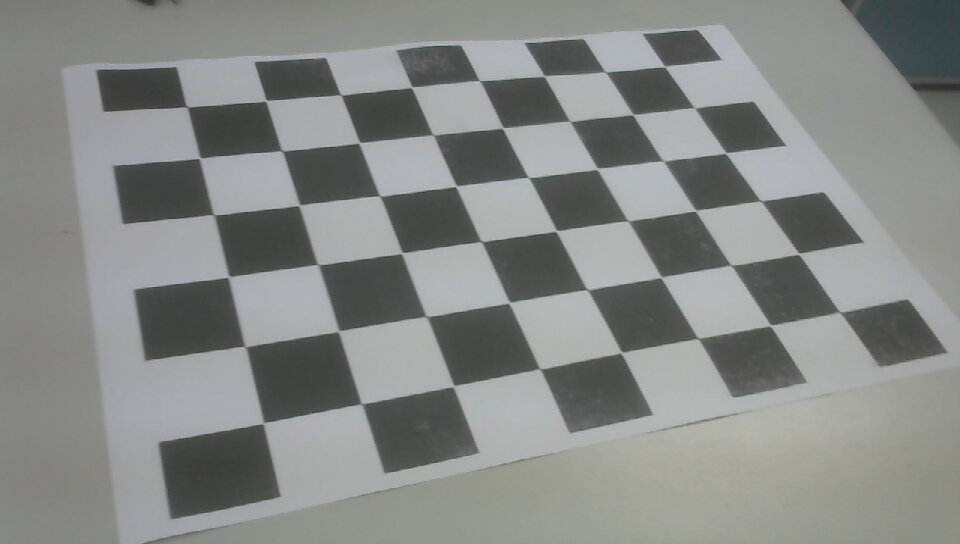
#> input picture calibration/logitech/calib_images/1.jpg, 960 x 544 px; its folder holds only this picture in this run
$ python calib.py
#> lines starting #> are read from the running program, lines starting #| are printed output that depends on the picture; after the words box and inside, x2 and y2 are one past the last pixel; in counts of white or black regions, pixels touching at a corner belong together; long printed decimals are rounded
import numpy as np
import cv2
import glob
import matplotlib.pyplot as plt

# Defining the dimensions of checkerboard
CHECKERBOARD_SIZE = (6,8)
REAL_SIZE = 6
criteria = (cv2.TERM_CRITERIA_EPS + cv2.TERM_CRITERIA_MAX_ITER, 30, 0.001)

# Creating vector to store 3D points
objpoints = []
# Creating vector to store 2D points
imgpoints = []

# Defining world coords for 3D points
objp = np.zeros((1, CHECKERBOARD_SIZE[0] * CHECKERBOARD_SIZE[1], 3), np.float32)
objp[0,:,:2] = np.mgrid[0:CHECKERBOARD_SIZE[0],0:CHECKERBOARD_SIZE[1]].T.reshape(-1, 2) * REAL_SIZE
prev_img_shape = None

# Extracting path of individual image stored in a given directory
images = glob.glob('/home/trungle/catkin_ws/src/calibration/logitech/calib_images/*.jpg')
for fname in images:
    img = cv2.imread(fname)
#> img is the input picture: shape (544, 960, 3); mean B, G, R 134.3, 136.3, 134.5
    gray = cv2.cvtColor(img, cv2.COLOR_BGR2GRAY)

    # Find the chess board corners
    # If desired number of corners are found in the image
    ret, corners = cv2.findChessboardCorners(gray, CHECKERBOARD_SIZE, cv2.CALIB_CB_ADAPTIVE_THRESH + cv2.CALIB_CB_FAST_CHECK + cv2.CALIB_CB_NORMALIZE_IMAGE)
#> ret = True; corners = 48 rows, first 8: [665.1, 67.01], [694.4, 108.3], [725.7, 153.1], [760, 200.7], [798.3, 253.7], [839.3, 311.9], [605.1, 71.97], [632.8, 114.8]

    """
    If desired number of corner are detected, we refine the pixel coordinates and
    display them on the images of checker board
    """
    if ret == True:
        objpoints.append(objp)
        # refining pixel coordinates for given 2d points
        corners2 = cv2.cornerSubPix(gray, corners, (11,11), (-1,-1), criteria)
#> corners2 = 48 rows, first 8: [664.7, 66.51], [694.3, 107.9], [725.7, 153], [760.6, 200.9], [798.7, 253.7], [839.8, 312.1], [605.4, 72.08], [632.8, 114.6]
        imgpoints.append(corners2)

        # draw and display the corners
        img = cv2.drawChessboardCorners(img, CHECKERBOARD_SIZE, corners2, ret)
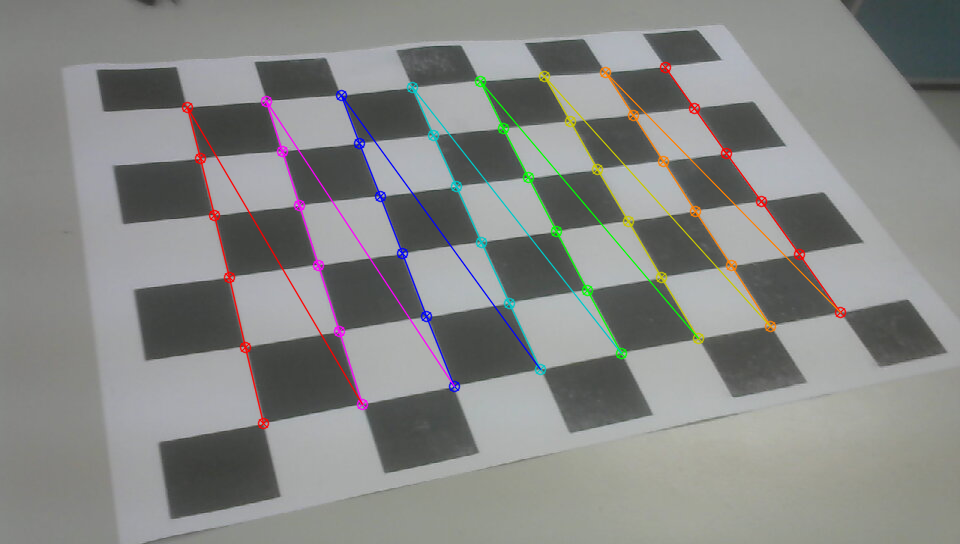
#> img: shape (544, 960, 3); 3.15% of pixels changed, all inside (x1, y1, x2, y2) = (181, 61, 847, 430)

    cv2.imshow('img', img)
    cv2.waitKey(0)

h,w = img.shape[:2]
#> h = 544; w = 960
"""
Performing camera calibration by
passing the value of known 3D points (objpoints)
and corresponding pixel coordinates of the
detected corners (imgpoints)
"""
ret, mtx, dist, rvecs, tvecs = cv2.calibrateCamera(objpoints, imgpoints, gray.shape[::-1], None, None)
#> ret = 0.618; mtx = [[833.2, 0, 447.8], [0, 747.8, 307.4], [0, 0, 1]]; dist = [[0.118, -0.822, -0.0043, 0.0035, 2.27]]; rvecs = ([-0.6, 0.237, 1.27],); tvecs = ([19.6, -24.24, 76.23],)

print("Camera matrix : \n")
print(mtx)
#| [[833.227   0.         447.797]
#|  [  0.         747.808 307.433]
#|  [  0.           0.           1.        ]]
print("dist : \n")
print(dist)
#| [[ 0.1182 -0.8218 -0.004303  0.003496  2.268]]
print("rvecs : \n")
print(rvecs)
#| (array([[-0.5998],
#|        [ 0.2366],
#|        [ 1.267]]),)
print("tvecs : \n")
print(tvecs)
#| (array([[ 19.599],
#|        [-24.236],
#|        [ 76.230]]),)

# save calibration parameters
np.savez('/home/trungle/catkin_ws/src/calibration/calib_savez', cameraMatrix=mtx, distCoef=dist, rVectors=rvecs, tVectors=tvecs)

$ run again, on calibration/logitech/calib_images/5.jpg
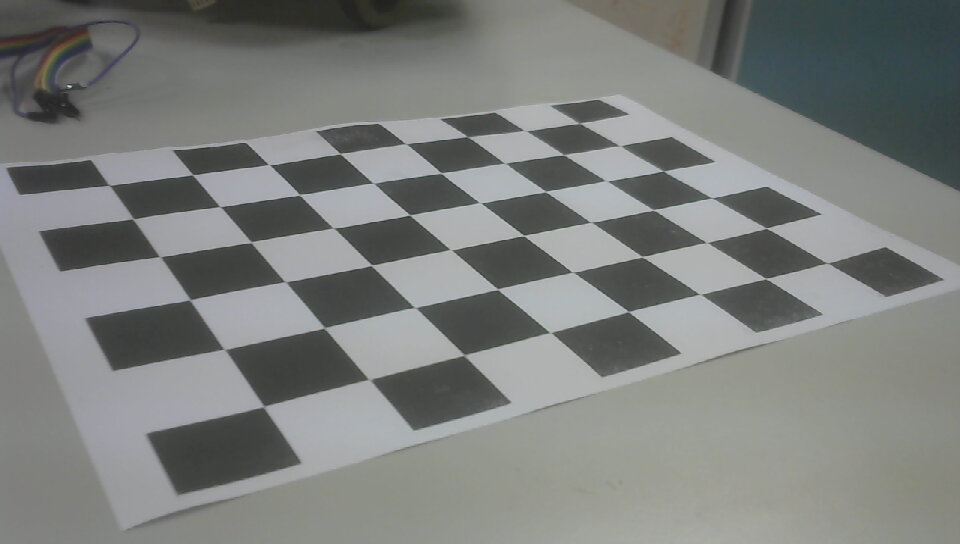
#> input picture calibration/logitech/calib_images/5.jpg, 960 x 544 px
#> img is the input picture: shape (544, 960, 3); mean B, G, R 125.1, 127.4, 124.9
#> `ret, corners = cv2.findChessboardCorners(gray, CHECKERBOARD_SIZE, cv2...`: ret = True; corners = 48 rows, first 8: [578.6, 123.3], [619.2, 145.8], [662.8, 170.8], [712.1, 198.1], [766.4, 228.3], [827.2, 263], [526.6, 131.2], [562.9, 155.2]
#> corners2 = 48 rows, first 8: [579.8, 123.3], [619.9, 145.8], [663.2, 170.9], [712.2, 198], [766.6, 228.4], [827.4, 263.1], [524.9, 130.6], [564.1, 154.7]
#> `img = cv2.drawChessboardCorners(img, CHECKERBOARD_SIZE, corners2, ret)`:
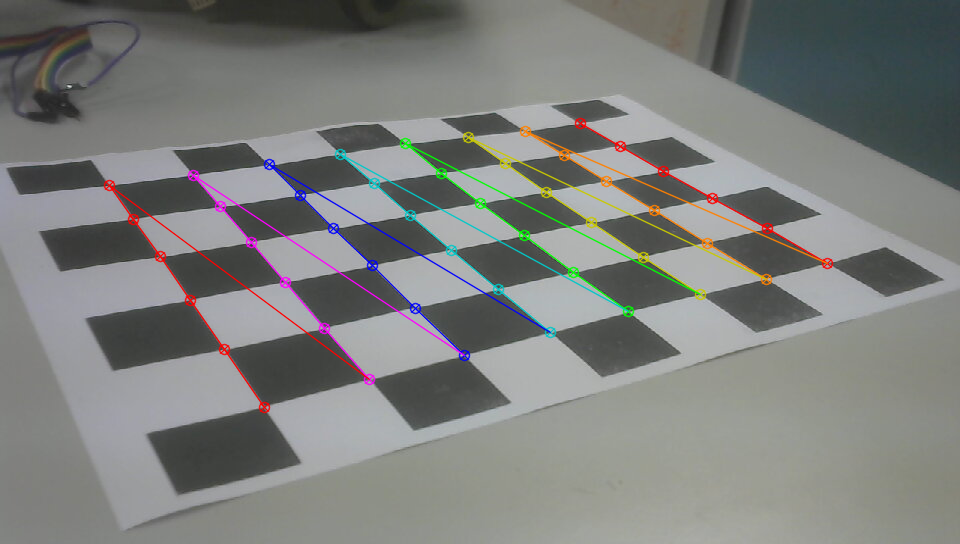
#> img: shape (544, 960, 3); 2.93% of pixels changed, all inside (x1, y1, x2, y2) = (103, 117, 834, 414)
#> `ret, mtx, dist, rvecs, tvecs = cv2.calibrateCamera(objpoints, imgpoint..`: ret = 0.74; mtx = [[994, 0, 512.1], [0, 849.7, 283.2], [0, 0, 1]]; dist = [[0.167, -1.43, -0.00352, 0.0176, 4.78]]; rvecs = ([-0.958, 0.392, 0.97],); tvecs = ([6.14, -17.2, 91.92],)
#| [[994.043   0.         512.118]
#|  [  0.         849.661 283.178]
#|  [  0.           0.           1.        ]]
#| [[ 1.66662471e-01 -1.43377276e+00 -3.51665770e-03  1.75553746e-02
#|    4.78318953e+00]]
#| (array([[-0.9582],
#|        [ 0.3918],
#|        [ 0.9702]]),)
#| (array([[  6.141],
#|        [-17.201],
#|        [ 91.922]]),)

$ run again, on calibration/logitech/calib_images/6.jpg
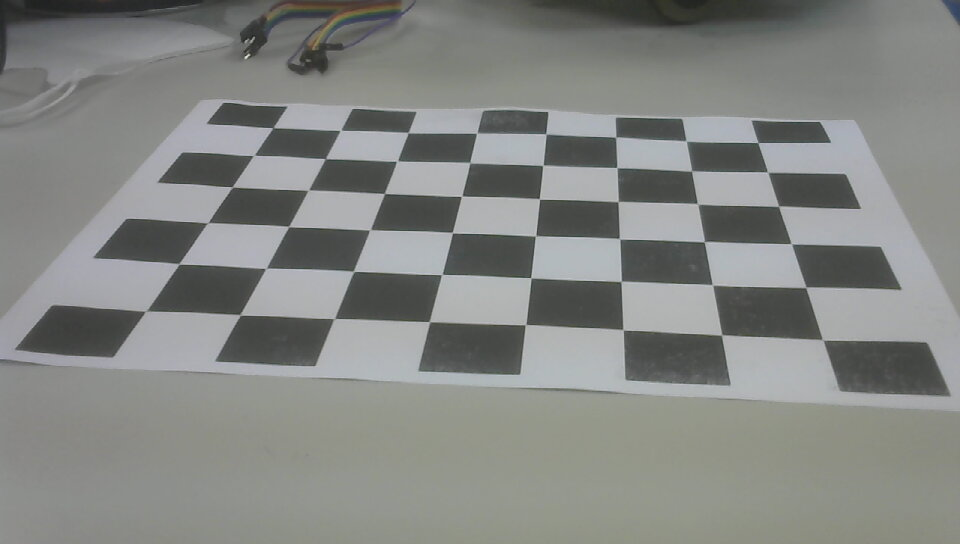
#> input picture calibration/logitech/calib_images/6.jpg, 960 x 544 px
#> img is the input picture: shape (544, 960, 3); mean B, G, R 130.9, 133.9, 131.9
#> `ret, corners = cv2.findChessboardCorners(gray, CHECKERBOARD_SIZE, cv2...`: ret = True; corners = 48 rows, first 8: [150, 309], [179, 263.9], [207.6, 223], [232.4, 186.9], [253.1, 155.8], [273, 127.6], [240, 315], [265.3, 268.8]
#> corners2 = 48 rows, first 8: [145.9, 311.2], [179, 263.9], [207.7, 222.7], [232.3, 186.9], [253.8, 155.4], [273, 127.7], [240.1, 314.9], [266, 268.3]
#> `img = cv2.drawChessboardCorners(img, CHECKERBOARD_SIZE, corners2, ret)`:
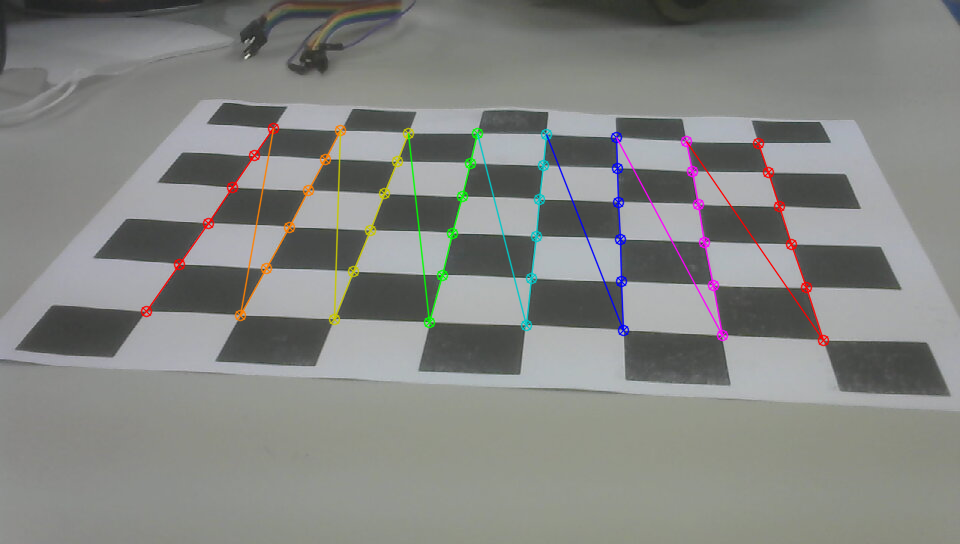
#> img: shape (544, 960, 3); 2.44% of pixels changed, all inside (x1, y1, x2, y2) = (140, 122, 830, 347)
#> `ret, mtx, dist, rvecs, tvecs = cv2.calibrateCamera(objpoints, imgpoint..`: ret = 1.27; mtx = [[24558.9, 0, 478.6], [0, 2183.6, 29.7], [0, 0, 1]]; dist = [[-148.6, 61766.2, 12.32, 1.58, 6436.7]]; rvecs = ([0.874, -0.907, -1.26],); tvecs = ([-10.43, 61.21, 1288.7],)
#| [[2.45588586e+04 0.00000000e+00 4.78565667e+02]
#|  [0.00000000e+00 2.18357951e+03 2.97014156e+01]
#|  [0.00000000e+00 0.00000000e+00 1.00000000e+00]]
#| [[-1.48561626e+02  6.17661922e+04  1.23249784e+01  1.58311726e+00
#|    6.43670451e+03]]
#| (array([[ 0.874],
#|        [-0.9069],
#|        [-1.259]]),)
#| (array([[ -10.426],
#|        [  61.208],
#|        [1288.736]]),)

$ run again, on calibration/logitech/calib_images/7.jpg
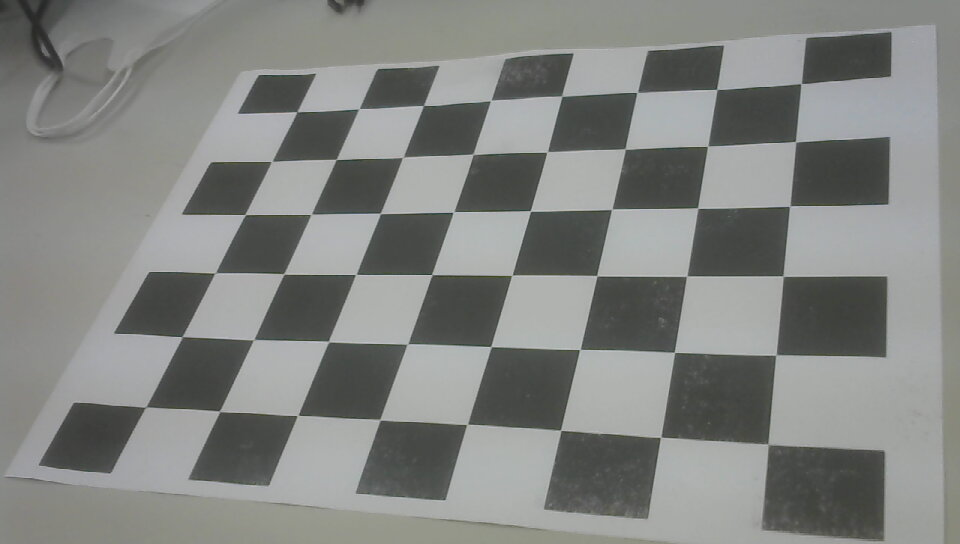
#> input picture calibration/logitech/calib_images/7.jpg, 960 x 544 px
#> img is the input picture: shape (544, 960, 3); mean B, G, R 129.4, 132.1, 130.2
#> `ret, corners = cv2.findChessboardCorners(gray, CHECKERBOARD_SIZE, cv2...`: ret = True; corners = 48 rows, first 8: [801, 83.64], [795.3, 141.6], [789.5, 206.5], [782.8, 276], [775.9, 355.1], [767.7, 443.7], [716.8, 89.44], [707.4, 146.5]
#> corners2 = 48 rows, first 8: [801.2, 83.6], [795.6, 141.7], [789.7, 206], [783.2, 276.1], [775.9, 355], [768.1, 444.2], [716.7, 89.46], [707.6, 146.3]
#> `img = cv2.drawChessboardCorners(img, CHECKERBOARD_SIZE, corners2, ret)`:
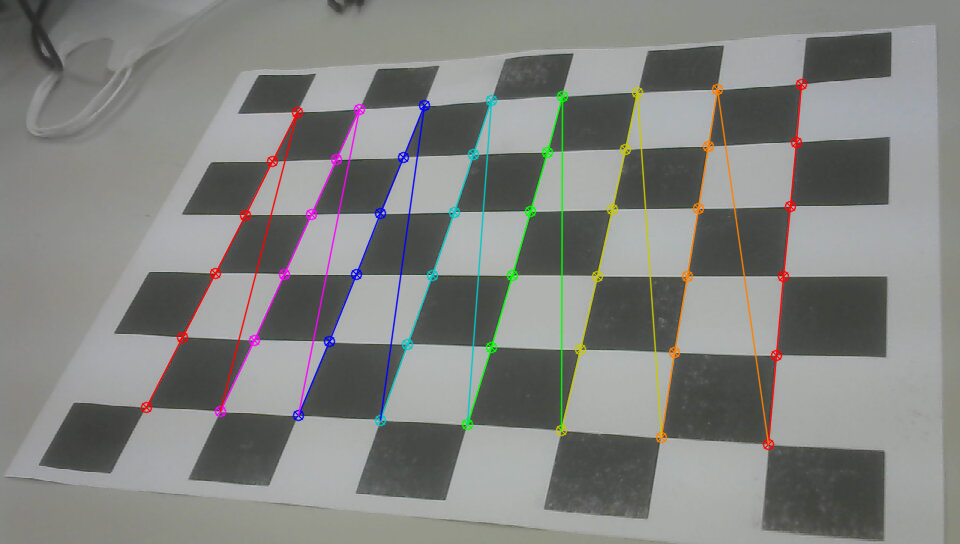
#> img: shape (544, 960, 3); 3.58% of pixels changed, all inside (x1, y1, x2, y2) = (140, 78, 808, 451)
#> `ret, mtx, dist, rvecs, tvecs = cv2.calibrateCamera(objpoints, imgpoint..`: ret = 0.592; mtx = [[1076.5, 0, 492.6], [0, 1052.1, 232.9], [0, 0, 1]]; dist = [[-0.138, 2.94, -0.00504, -0.00813, -11.87]]; rvecs = ([-0.262, 0.844, 1.61],); tvecs = ([22.22, -10.94, 77.3],)
#| [[1.07653063e+03 0.00000000e+00 4.92551448e+02]
#|  [0.00000000e+00 1.05214977e+03 2.32909162e+02]
#|  [0.00000000e+00 0.00000000e+00 1.00000000e+00]]
#| [[-1.38004489e-01  2.93697017e+00 -5.04079028e-03 -8.13096198e-03
#|   -1.18702321e+01]]
#| (array([[-0.2623],
#|        [ 0.844],
#|        [ 1.605]]),)
#| (array([[ 22.219],
#|        [-10.944],
#|        [ 77.298]]),)

$ run again, on calibration/logitech/calib_images/2.jpg
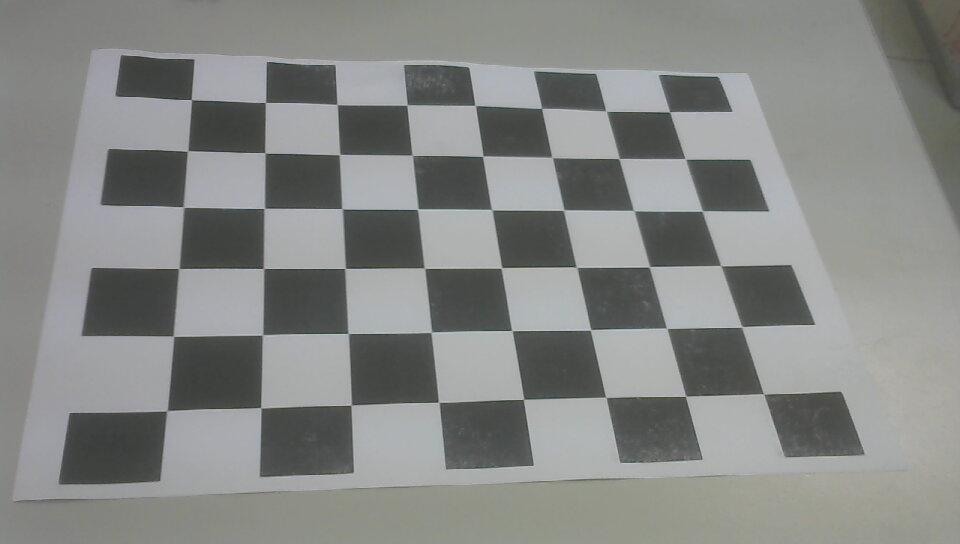
#> input picture calibration/logitech/calib_images/2.jpg, 960 x 544 px
#> img is the input picture: shape (544, 960, 3); mean B, G, R 133.3, 135.5, 133.7
#> `ret, corners = cv2.findChessboardCorners(gray, CHECKERBOARD_SIZE, cv2...`: ret = True; corners = 48 rows, first 8: [669.4, 112.1], [685.3, 158.8], [702.4, 211.1], [720.4, 265.5], [742, 326.8], [763.6, 394], [606.2, 111.2], [618.6, 158.7]
#> corners2 = 48 rows, first 8: [669.6, 111.9], [685.4, 158.9], [702.3, 211.1], [720.8, 265.7], [741.7, 327], [763.6, 394], [606.3, 111.3], [619.1, 158.5]
#> `img = cv2.drawChessboardCorners(img, CHECKERBOARD_SIZE, corners2, ret)`:
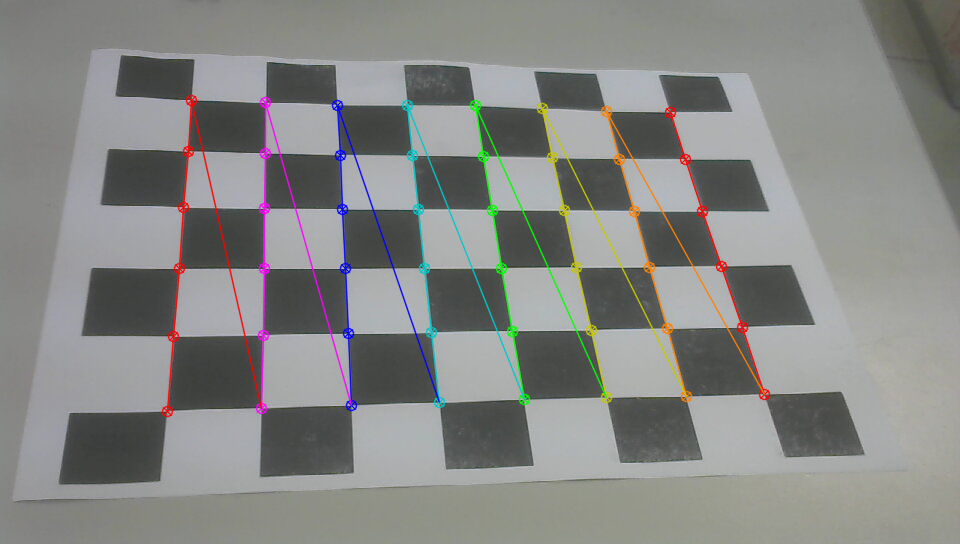
#> img: shape (544, 960, 3); 3.31% of pixels changed, all inside (x1, y1, x2, y2) = (161, 94, 771, 418)
#> `ret, mtx, dist, rvecs, tvecs = cv2.calibrateCamera(objpoints, imgpoint..`: ret = 0.467; mtx = [[1036.8, 0, 458], [0, 977.7, 203.4], [0, 0, 1]]; dist = [[-0.356, 6.16, -0.00887, -0.0025, -26.25]]; rvecs = ([-0.652, 0.384, 1.45],); tvecs = ([19.2, -8.76, 93.52],)
#| [[1.03682912e+03 0.00000000e+00 4.58031619e+02]
#|  [0.00000000e+00 9.77674394e+02 2.03382244e+02]
#|  [0.00000000e+00 0.00000000e+00 1.00000000e+00]]
#| [[-3.56220435e-01  6.15906065e+00 -8.87358085e-03 -2.49996068e-03
#|   -2.62480100e+01]]
#| (array([[-0.6521],
#|        [ 0.3836],
#|        [ 1.451]]),)
#| (array([[19.205],
#|        [-8.757],
#|        [93.515]]),)
